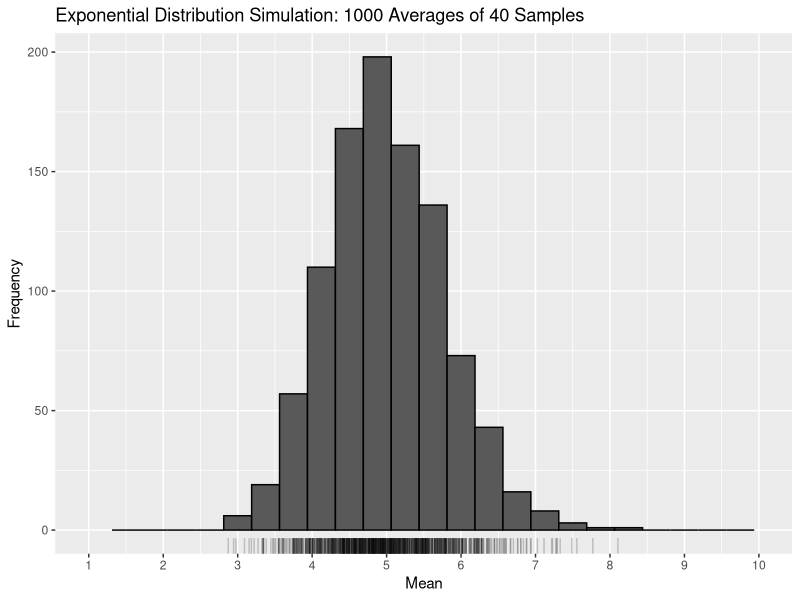
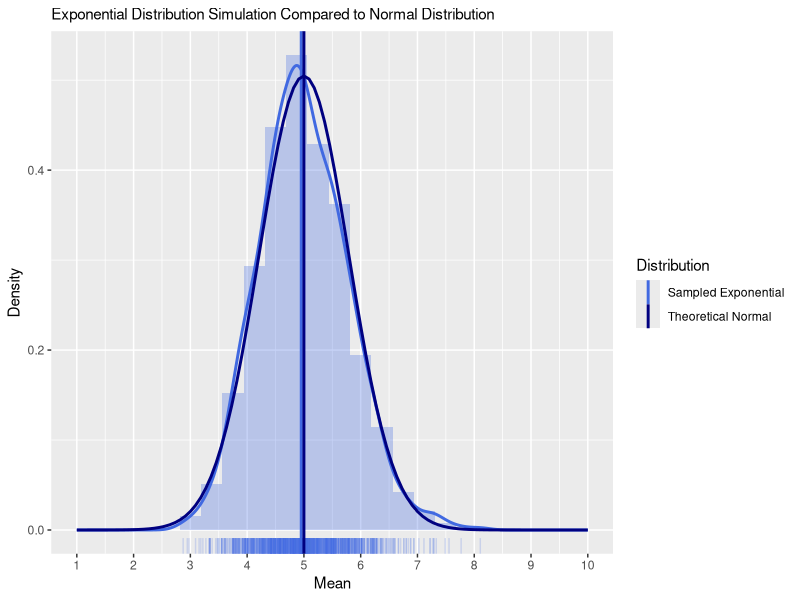

Generate these figures, in order, with R:
## ---- chunk 1
knitr::opts_chunk$set(echo = TRUE)
## ---- chunk 2

# Load libraries
library(ggplot2)
library(scales)
## ---- chunk 3

# Set initial values
lambda <- 0.2   # Rate for exponential distribution
n <- 40         # Number of exponentials averaged per simulation
B <- 1000       # Number of simulations, should be large

# Set seed for reproducibility
set.seed(5050)

# Simulate Exponential Distribution Means
expSamples <- rexp(n * B, lambda)
expMatrix <- matrix(expSamples, nrow = B, ncol = n)
expMeans <- rowMeans(expMatrix)
expMeans_df <- data.frame(means=expMeans)
## ---- chunk 4
# Plot the sampled distribution
ggplot(data=expMeans_df, aes(x=means)) + 
        geom_histogram(bins = 25, color = "black") + 
        geom_rug(alpha=.2) +
        scale_x_continuous(limits=c(1,10), breaks = 1:10) +
        ggtitle("Exponential Distribution Simulation: 1000 Averages of 40 Samples") +
        ylab("Frequency") +
        xlab("Mean")
## ---- chunk 5
theoreticalMean <- 1/lambda
theoreticalMean
## ---- chunk 6
experimentalMean <- median(expMeans_df$means)
experimentalMean
## ---- chunk 7
theoreticalVar <- (1/lambda^2) / n
theoreticalVar
## ---- chunk 8
experimentalVar <- var(expMeans_df$means)
experimentalVar
## ---- chunk 9

# Create normal dist with same mean and variance as exp dist
x <- seq(1, 10, length.out = 100)
y <- dnorm(x, mean=theoreticalMean, sd=sqrt(theoreticalVar))
norm_df <- data.frame(x, y)

# Plot the sampled exponential distribution and normal distribution
ggplot() + 
        geom_histogram(data=expMeans_df, aes(x=means, y=..density..), 
                       bins = 25, fill="royalblue", alpha=.3) + 
        geom_density(data=expMeans_df, aes(x=means), color="royalblue", size=1) +
        geom_rug(data=expMeans_df, aes(x=means), alpha=.2, color="royalblue") +
        geom_vline(data=expMeans_df, aes(xintercept = median(means), 
                                         color="Sampled Exponential"),  size=1) +
        geom_line(data=norm_df, aes(x=x, y=y), color="navy", size = 1) +
        geom_vline(aes(xintercept = theoreticalMean, color="Theoretical Normal"), 
                   size = 1) +
        scale_color_manual(name="Distribution", 
                           labels=c("Sampled Exponential", "Theoretical Normal"), 
                           values=c("royalblue","navy")) +
        scale_x_continuous(limits=c(1,10), breaks = 1:10) +
        ggtitle("Exponential Distribution Simulation Compared to Normal Distribution") +
        theme(plot.title = element_text(size = rel(1))) +
        ylab("Density") +
        xlab("Mean")
